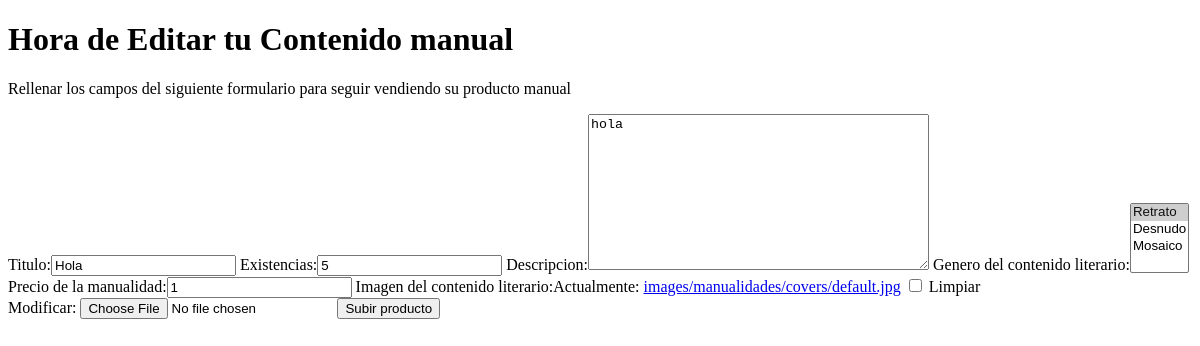
Before: /Producto/ContenidoManualidad/Editar/2 (signed in) with the older database file.
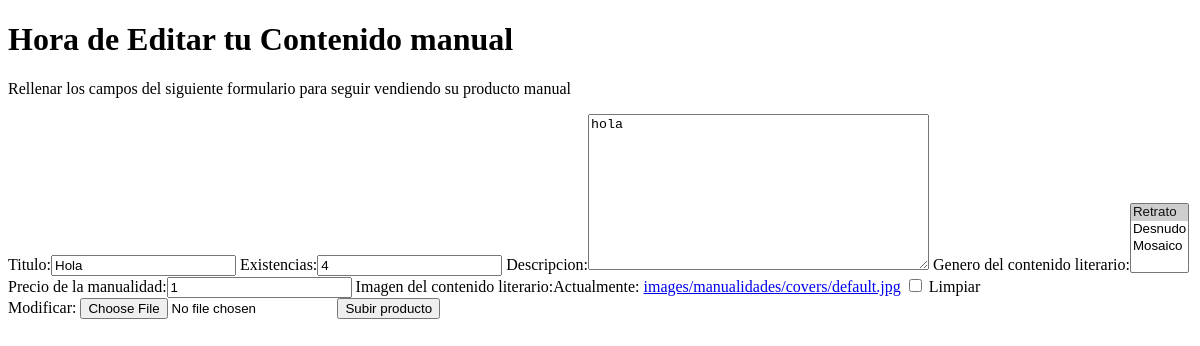
After: the same page with the newer database file.
### homePage/models.py (models this page shows, shortened)
class contenidoManualidad(models.Model):
	user=models.ForeignKey(User,on_delete=models.SET_NULL, null=True)
	title=models.CharField(max_length=50)
	existencias=models.IntegerField(default=0)
	descripcion=models.TextField(max_length=150)
	genero= models.ManyToManyField(GeneroManualidad)
	precioV=models.IntegerField(default=0)
	imagen=models.ImageField(upload_to='images/manualidades/covers/',default='images/manualidades/covers/default.jpg', null=True,blank=True )

### homePage/views.py (the view)
# urls.py: path('Producto/ContenidoManualidad/Editar/<int:primaryKey>', views.editarManualidades_view),
@login_required(login_url='/')
def editarManualidades_view(request,primaryKey):
	Manualidad=contenidoManualidad.objects.get(pk=primaryKey)
	print("aca llegue2")
	if request.method =='POST':
		print("entre")
		print("aca llegue1")
		Form=contenidoManualForm(request.POST, request.FILES,instance=Manualidad)
		print("aca llegue")
		if Form.is_valid():
			producto=Form.save(commit=False)
			producto.user= request.user
			producto.save()
			print("\n***********Formulario valido")
			print("Obra",producto.title," subida, y le quedo una llave primaria de:", producto.id)
			return HttpResponse("Submited")
		else:
			Form = EmpleadoForm(instance=Manualidad)
			print("\n***********Formulario no valido")
			return HttpResponse("Fallo")
	else:
		Form=contenidoManualForm(instance=Manualidad)
		print("que pasa mani")
	return render(request,'EditarManualidad.html',{'Form':Form})

### homePage/forms.py
class contenidoManualForm(forms.ModelForm):
	class Meta:
		model=contenidoManualidad
		fields=[
		'title',
		'existencias',
		'descripcion',
		'genero',
		'precioV',
		'imagen'
		]
		labels={
		'title':'Titulo',
		'existencias':'Existencias',
		'descripcion':'Descripcion',
		'genero': 'Genero del contenido literario',
		'precioV':'Precio de la manualidad',
		'imagen':'Imagen del contenido literario'
		}
		widgets={
 		}

### homePage/models.py (called while the page is built)
	def __str__(self):
		return'{}'.format(self.nombre)

### homePage/templates/EditarManualidad.html (shortened to what this page needs)
<!DOCTYPE html>
<html>
<head>
</head>
<body>
<h1>Hora de Editar tu Contenido manual</h1>
<p>Rellenar los campos del siguiente formulario para seguir vendiendo su producto manual</p>
<form class="site-form" method="post"  enctype="multipart/form-data">
	{{ Form }}
	<input type="submit" value="Subir producto">
</form>
</body>
</html>

Changed rows visible on the page:
changed contenidoManualidad "Hola": existencias "5" → "4"
